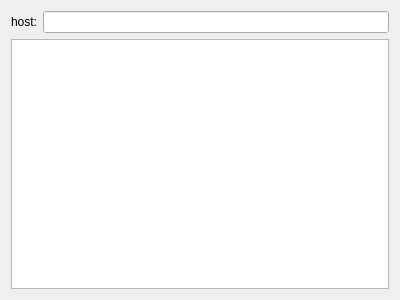
<?xml version="1.0" encoding="UTF-8"?>
<ui version="4.0">
 <class>MainWindow</class>
 <widget class="QWidget" name="MainWindow">
  <property name="geometry">
   <rect>
    <x>0</x>
    <y>0</y>
    <width>400</width>
    <height>300</height>
   </rect>
  </property>
  <property name="windowTitle">
   <string>Remote Filesystem Browser</string>
  </property>
  <layout class="QVBoxLayout" name="verticalLayout">
   <item>
    <layout class="QHBoxLayout" name="host_layout">
     <item>
      <widget class="QLabel" name="host_label">
       <property name="text">
        <string>host:</string>
       </property>
       <property name="buddy">
        <cstring>host_edit</cstring>
       </property>
      </widget>
     </item>
     <item>
      <widget class="QLineEdit" name="host_edit"/>
     </item>
    </layout>
   </item>
   <item>
    <widget class="QTreeView" name="browser"/>
   </item>
  </layout>
 </widget>
 <resources/>
 <connections/>
</ui>
